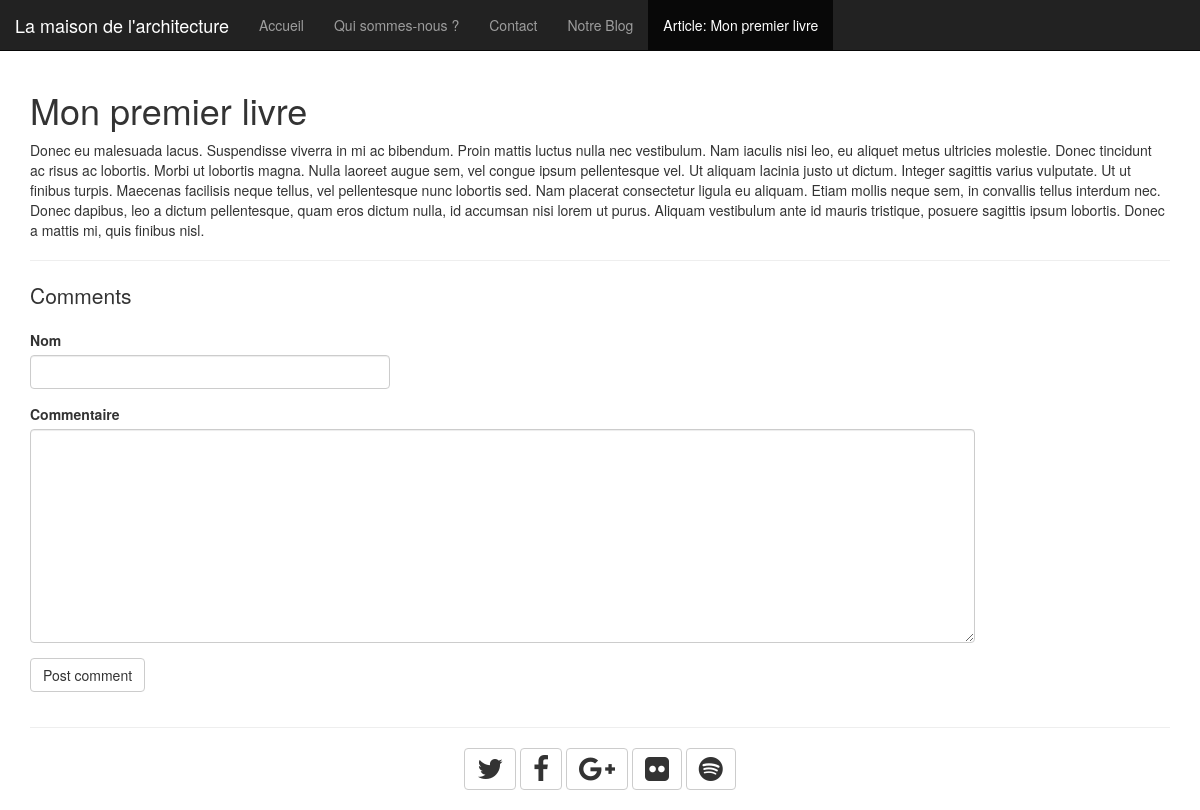
Screenshot of /blog/posts/3 with the database file from the repository.
### app/models.py (models this page shows)
class Post(db.Model):
    __tablename__ = 'posts'
    id          = db.Column(db.Integer, primary_key=True)
    title       = db.Column(db.String(255))
    content     = db.Column(db.Text)
    comments    = db.relationship('Comment', backref="post", lazy='dynamic')
    created_at  = db.Column(db.DateTime, default=db.func.now())
    updated_at  = db.Column(db.DateTime, default=db.func.now(), onupdate=db.func.now())

### app/routes.py (the view, shortened to what this page needs)
@app.route('/blog/posts/<int:id>', methods=['GET', 'POST'])
def post_detail(id):
    post = Post.query.filter_by(id=id).first_or_404()
    form = CommentForm(request.form)
    context = {
        'post': post,
        'form': form,
    }
    return render_template('blog/post_detail.html', **context)

### app/forms.py
class CommentForm(Form):
    name = StringField('Nom', [DataRequired()])
    content = TextAreaField('Commentaire', [DataRequired()])

### app/templates/blog/post_detail.html (shortened to what this page needs)
{% extends 'blog/blog_layout.html' %}
{% block active %}
    <li><a href="{{ url_for('home_blog') }}">Notre Blog</a></li>
  <li class="active"><a>Article: {{ post.title }}</a></li>
{% endblock active %}
{% block body %}
    <div>
        <h1 class="title">{{ post.title }}</h1>
        <p class="content">{{ post.content|safe }}</p>
    </div>
    <hr/>
    <div>
        <p class="lead">Comments</p>
        {% from 'includes/_formhelpers.html' import render_field2 %}
        <form class="row" method="POST" action="">
            <div class="form-group col-sm-4 ">
                {{ render_field2(form.name, class_="form-control", required="required") }}
            </div>
            <div class="form-group col-sm-10">
                {{ render_field2(form.content, class_="form-control", required="required", rows="10") }}
            </div>
            <div class="form-group col-sm-4">
                <input type="submit" value="Post comment" class="btn btn-default" />
            </div>
        </form>
        <hr/>
    </div>
{% endblock body %}

### rows the page displays
Post: title "Mon premier livre", content "Donec eu malesuada lacus. Suspendisse viverra in mi ac bibendum. Proin mattis luctus nulla nec vestibulum. Nam iaculis nisi leo, eu aliquet metus ultricies molestie. Donec tincidunt ac risus ac lobortis. Morbi ut lobortis magna. Nulla laoreet augue sem, vel congue ipsum pellentesque vel. Ut aliquam lacinia justo ut dictum. Integer sagittis varius vulputate. Ut ut finibus turpis. Maecenas facilisis neque tellus, vel pellentesque nunc lobortis sed. Nam placerat consectetur ligula eu aliquam. Etiam mollis neque sem, in convallis tellus interdum nec. Donec dapibus, leo a dictum pellentesque, quam eros dictum nulla, id accumsan nisi lorem ut purus. Aliquam vestibulum ante id mauris tristique,…"

### other values shown
{{ field.label }} "Nom Commentaire"
